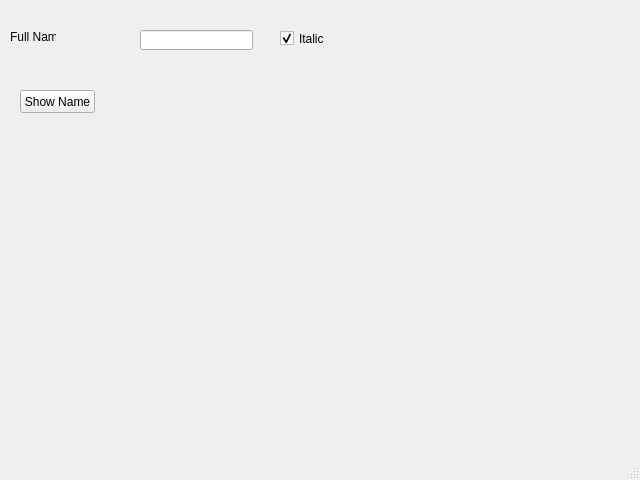
<?xml version="1.0" encoding="UTF-8"?>
<ui version="4.0">
 <class>MainWindow</class>
 <widget class="QMainWindow" name="MainWindow">
  <property name="geometry">
   <rect>
    <x>0</x>
    <y>0</y>
    <width>640</width>
    <height>480</height>
   </rect>
  </property>
  <property name="windowTitle">
   <string>MainWindow</string>
  </property>
  <widget class="QWidget" name="centralwidget">
   <widget class="QLabel" name="lblName">
    <property name="geometry">
     <rect>
      <x>10</x>
      <y>30</y>
      <width>46</width>
      <height>13</height>
     </rect>
    </property>
    <property name="text">
     <string>Full Name</string>
    </property>
   </widget>
   <widget class="QLabel" name="lblMessage">
    <property name="geometry">
     <rect>
      <x>10</x>
      <y>230</y>
      <width>331</width>
      <height>51</height>
     </rect>
    </property>
    <property name="font">
     <font>
      <pointsize>16</pointsize>
      <weight>75</weight>
      <italic>true</italic>
      <bold>true</bold>
     </font>
    </property>
    <property name="text">
     <string/>
    </property>
   </widget>
   <widget class="QLineEdit" name="txtName">
    <property name="geometry">
     <rect>
      <x>140</x>
      <y>30</y>
      <width>113</width>
      <height>20</height>
     </rect>
    </property>
    <property name="text">
     <string/>
    </property>
   </widget>
   <widget class="QPushButton" name="btnShow">
    <property name="geometry">
     <rect>
      <x>20</x>
      <y>90</y>
      <width>75</width>
      <height>23</height>
     </rect>
    </property>
    <property name="text">
     <string>Show Name</string>
    </property>
   </widget>
   <widget class="QCheckBox" name="chkItalic">
    <property name="geometry">
     <rect>
      <x>280</x>
      <y>30</y>
      <width>70</width>
      <height>17</height>
     </rect>
    </property>
    <property name="text">
     <string>Italic</string>
    </property>
    <property name="checked">
     <bool>true</bool>
    </property>
   </widget>
  </widget>
  <widget class="QMenuBar" name="menubar">
   <property name="geometry">
    <rect>
     <x>0</x>
     <y>0</y>
     <width>640</width>
     <height>21</height>
    </rect>
   </property>
  </widget>
  <widget class="QStatusBar" name="statusbar"/>
 </widget>
 <resources/>
 <connections/>
</ui>
